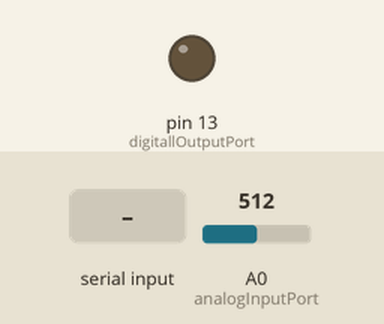
Simulated run of this sketch. Board: Arduino Uno, built with avr-gcc and run on an emulated ATmega328P. Parts: output pins drawn as LEDs (lit = HIGH). The inputs (shaded band) are chosen by the test bench; at power-on: A0 (analogInputPort) = 512. What the sketch prints to the serial monitor is not drawn.

Above: at 1.2 s.
1.3 s: "1" received over Serial
At 2.5 s:
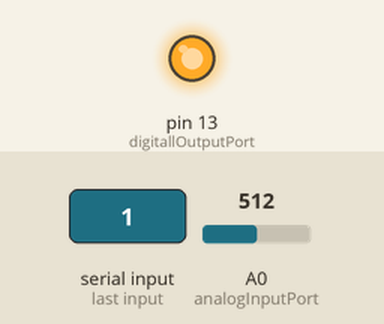
2.8 s: "0" received over Serial
At 3.8 s:
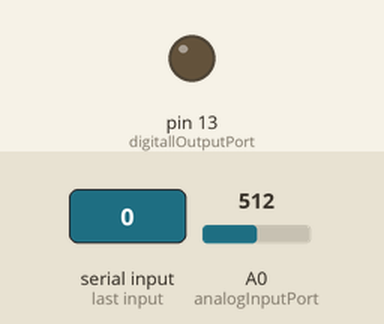
Timing chart, 0 to 5.8 s (numbered marks = the images above; inputs shaded):
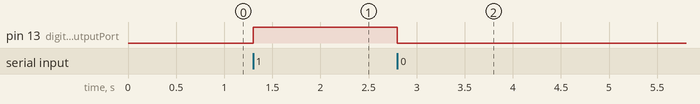

Measured:
- after the input at 1.3 s, pin 13 (digitallOutputPort): LOW → HIGH at once
- after the input at 2.8 s, pin 13 (digitallOutputPort): HIGH → LOW at once

The sketch:

arduino_code.ino
```cpp
/* Code that should be loaded in arduino in order to acquire data from a specific port (analogInputPort) and
 send data from another one (digitalOutputPort)
 Author:    Samir Angelo Milani Martins
             - https://www.samirmartins.com.br
             - https://www.github.com/samirmartins/

 */

int analogInputPort = A0; // Port that will be used to acquire data
const int digitallOutputPort = 13; // Port that will be used to send data

int inputValue; // A variable to store data that will be sent to digitalOutputPort
int analogValue; // A variable to store data from analogInputPort

void setup()
{
  // Initializing serial communication :
  Serial.begin(115200);

  // Setting up digitalOutputPort
  pinMode(digitallOutputPort, OUTPUT);

}

void loop()
{

  // Reading data from serial and sending it to digital output
  if (Serial.available() > 0) // Check if there is data from serial
  {
    // Read the oldest byte in the serial buffer:
    inputValue = Serial.read();
    // if it's a '1', send HIGH to the output
    if (inputValue == '1')
    {
      digitalWrite(digitallOutputPort, HIGH);
    }
    // if it's an '0' turn off the output:
    if (inputValue == '0')
    {
      digitalWrite(digitallOutputPort, LOW);
    }
  }

    // Reading data from arduino and printing on serial
  analogValue = analogRead(analogInputPort); // Reading input
  Serial.println(analogValue); // Printing on serial

}
```
